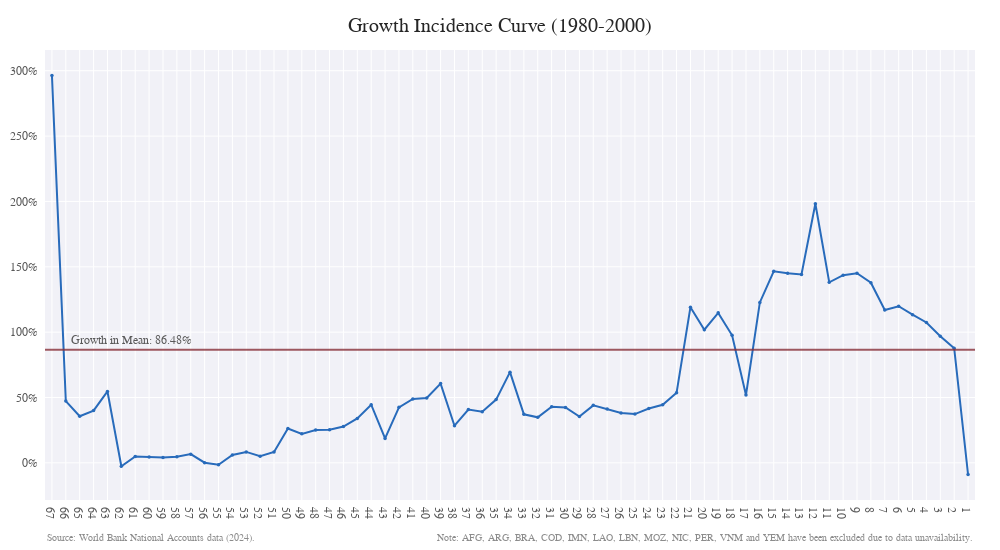

Here is the notebook cell this chart was saved with:
### Code cell
f_fst = plot(g_fst, d_fst)
f_fst.show()

### Figure 1 — Plotly figure (JSON) as saved in the notebook; plotly's stock layout.template omitted (floating-point values rounded to 4 significant figures)
{"data": [{"line": {"width": 2}, "marker": {"color": "#286bbb", "size": 3.5}, "mode": "markers+lines+text", "showlegend": false, "type": "scatter", "x": ["67", "66", "65", "64", "63", "62", "61", "60", "59", "58", "57", "56", "55", "54", "53", "52", "51", "50", "49", "48", "47", "46", "45", "44", "43", "42", "41", "40", "39", "38", "37", "36", "35", "34", "33", "32", "31", "30", "29", "28", "27", "26", "25", "24", "23", "22", "21", "20", "19", "18", "17", "16", "15", "14", "13", "12", "11", "10", "9", "8", "7", "6", "5", "4", "3", "2", "1"], "y": [296.4, 47.3, 35.65, 40.0, 54.63, -2.552, 4.904, 4.554, 4.072, 4.66, 6.684, 0.1158, -1.457, 5.995, 8.383, 5.042, 8.37, 26.29, 22.19, 25.18, 25.39, 27.77, 34.02, 44.52, 18.69, 42.47, 48.9, 49.61, 60.65, 28.42, 40.75, 39.15, 48.4, 69.41, 37.16, 34.83, 42.99, 42.45, 35.45, 43.98, 41.25, 38.2, 37.33, 41.57, 44.4, 53.58, 119.1, 101.9, 114.8, 97.61, 51.86, 122.8, 146.5, 145.0, 144.1, 198.2, 138.1, 143.6, 145.1, 137.8, 117.0, 119.8, 113.4, 107.4, 96.93, 87.72, -8.898]}], "layout": {"annotations": [{"font": {"color": "#595959", "size": 12}, "showarrow": false, "text": "Growth in Mean: 86.48%", "x": 1.2, "xanchor": "left", "y": 88.23, "yanchor": "bottom"}, {"align": "left", "font": {"color": "#8c8c8c", "size": 10}, "showarrow": false, "text": "Source: World Bank National Accounts data (2024).", "x": 0, "xanchor": "left", "xref": "paper", "y": -0.1, "yanchor": "bottom", "yref": "paper"}, {"align": "left", "font": {"color": "#8c8c8c", "size": 10}, "showarrow": false, "text": "Note: AFG, ARG, BRA, COD, IMN, LAO, LBN, MOZ, NIC, PER, VNM and YEM have been excluded due to data unavailability.", "x": 1, "xanchor": "right", "xref": "paper", "y": -0.1, "yanchor": "bottom", "yref": "paper"}], "font": {"color": "#595959", "family": "Helvetica Now Text"}, "height": 550, "legend": {"orientation": "h", "x": 0.9, "xanchor": "center", "y": 1}, "margin": {"b": 50, "l": 10, "r": 25, "t": 50}, "plot_bgcolor": "rgba(234, 234, 243, 0.65)", "shapes": [{"line": {"color": "#883039", "width": 2}, "name": "Growth Rate in Mean", "opacity": 0.8, "showlegend": false, "type": "line", "x0": 0, "x1": 1, "xref": "x domain", "y0": 86.48, "y1": 86.48, "yref": "y"}], "title": {"font": {"color": "#262626", "size": 20}, "text": "Growth Incidence Curve (1980-2000)", "xanchor": "center", "yanchor": "middle"}, "width": 1000, "xaxis": {"range": [-0.5, 66.5], "tickmode": "array", "ticktext": ["67", "66", "65", "64", "63", "62", "61", "60", "59", "58", "57", "56", "55", "54", "53", "52", "51", "50", "49", "48", "47", "46", "45", "44", "43", "42", "41", "40", "39", "38", "37", "36", "35", "34", "33", "32", "31", "30", "29", "28", "27", "26", "25", "24", "23", "22", "21", "20", "19", "18", "17", "16", "15", "14", "13", "12", "11", "10", "9", "8", "7", "6", "5", "4", "3", "2", "1"], "tickvals": ["67", "66", "65", "64", "63", "62", "61", "60", "59", "58", "57", "56", "55", "54", "53", "52", "51", "50", "49", "48", "47", "46", "45", "44", "43", "42", "41", "40", "39", "38", "37", "36", "35", "34", "33", "32", "31", "30", "29", "28", "27", "26", "25", "24", "23", "22", "21", "20", "19", "18", "17", "16", "15", "14", "13", "12", "11", "10", "9", "8", "7", "6", "5", "4", "3", "2", "1"]}, "yaxis": {"ticksuffix": "%  "}}}
